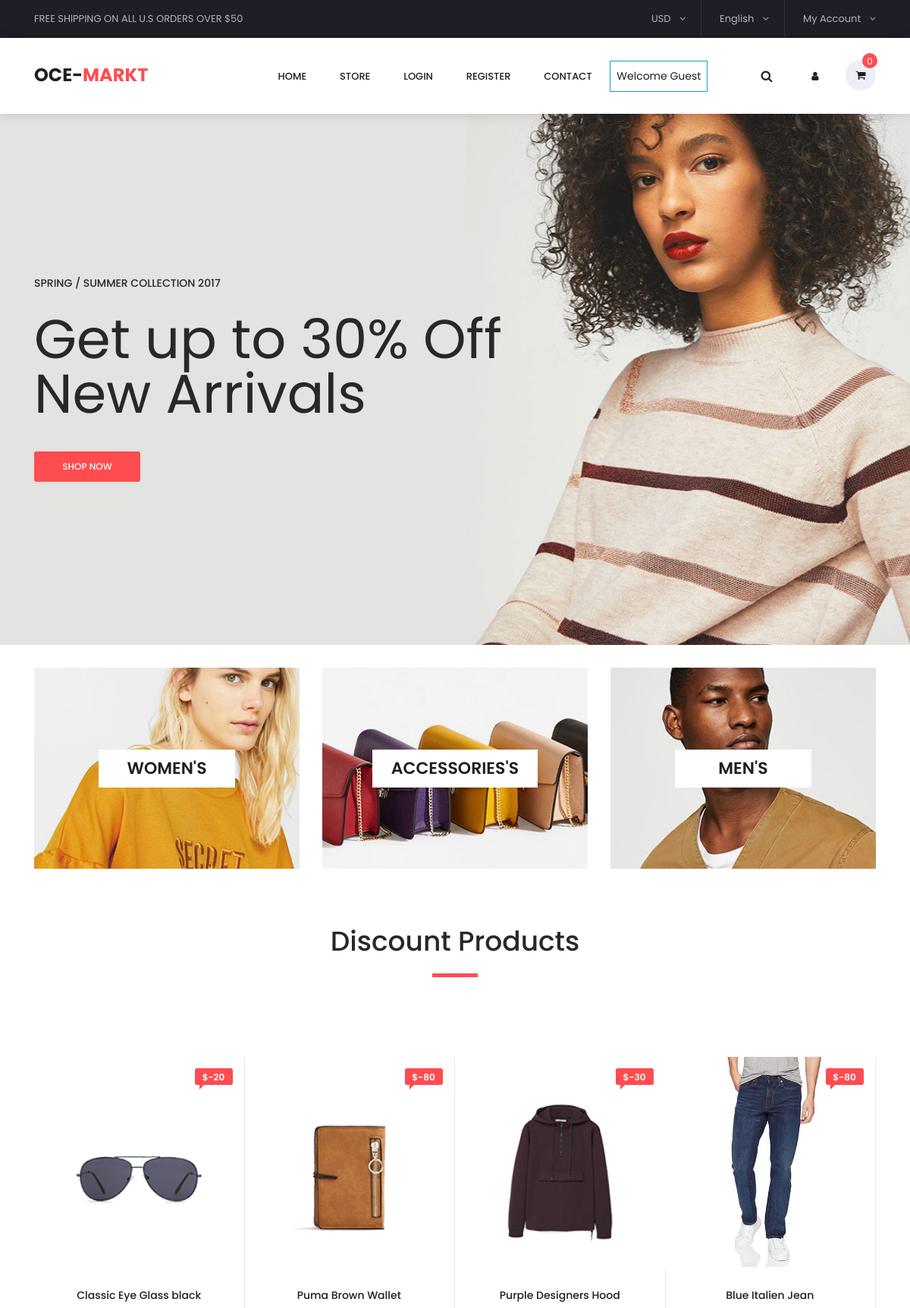
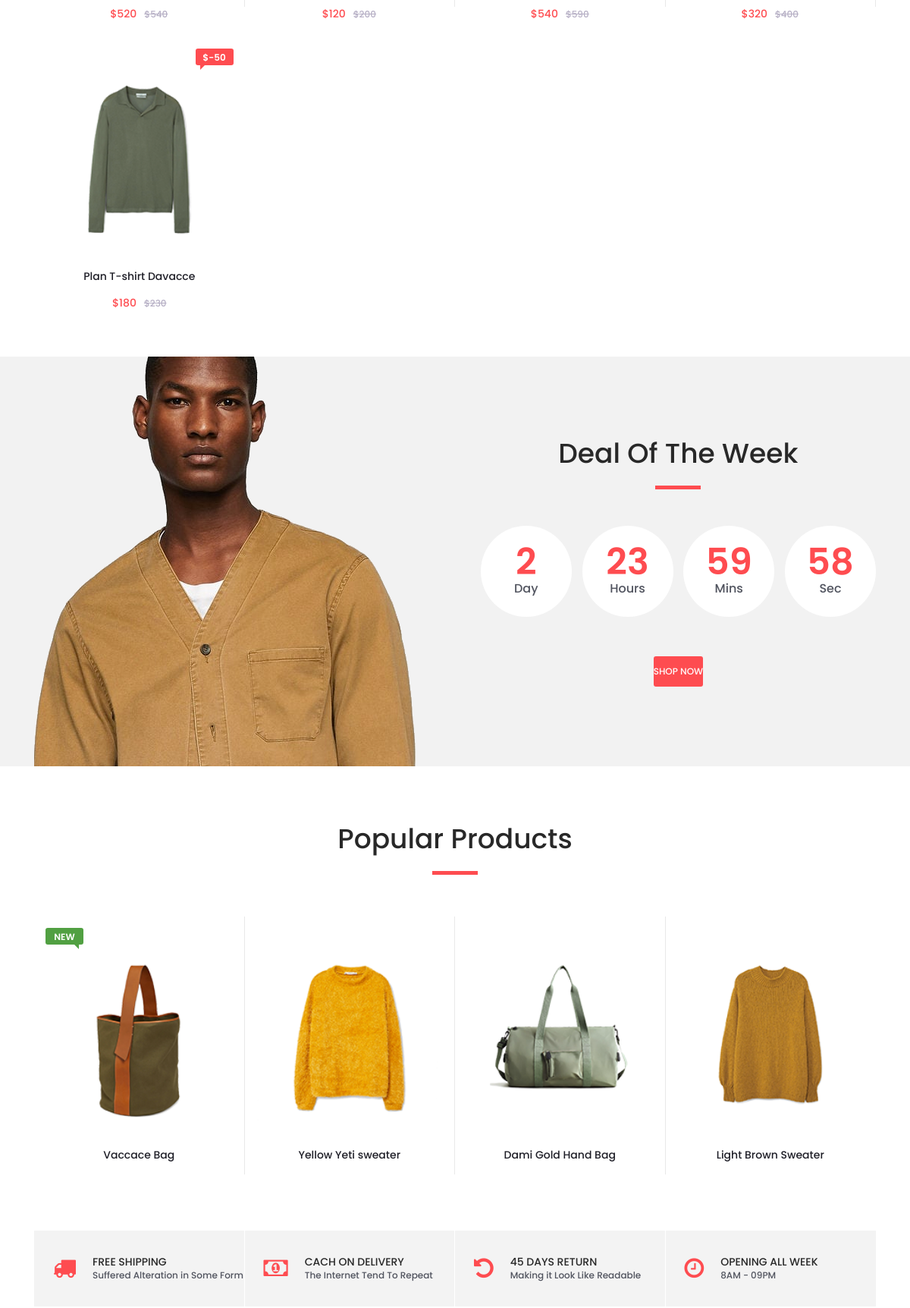
The page / (upper part) on the database its author committed (2 pictures, top to bottom).
### category/models.py (models this page shows, shortened)
class Category(models.Model):
    category_name = models.CharField(max_length=60, unique=True)
    slug = models.SlugField(max_length=100, unique=True)
    description = models.TextField(blank=True)
    cart_image = models.ImageField(upload_to='photos/categories')
    created_at = models.DateTimeField(auto_now_add=True, )
    updated_at = models.DateTimeField(auto_now=True)
    class Meta:
        verbose_name = 'category'
        verbose_name_plural = 'categories'
    def get_url(self):
        return reverse('products_by_category', args=[self.slug])

### store/models.py (models this page shows, shortened)
class Product(models.Model):
    product_name = models.CharField(max_length=255, unique=True)
    slug = models.SlugField(max_length=255, unique=True)
    description = models.TextField(max_length=600, blank=True)
    price = models.IntegerField()
    old_price = models.IntegerField(blank=True, default=0)
    image = models.ImageField(upload_to='photos/products')
    stock = models.IntegerField()
    tagged = models.CharField(max_length=50, blank=True)
    is_available = models.BooleanField(default=True)
    category = models.ForeignKey(Category, on_delete=models.CASCADE)
    created_date = models.DateTimeField(auto_now_add=True, )
    modified_date = models.DateTimeField(auto_now=True)
    def get_url(self):
        return reverse('product_detail', args=[self.category.slug, self.slug])

### home/views.py (the view)
# urls.py: 2. Add a URL to urlpatterns:  path('', views.home, name='home')
def home(request):
    products = Product.objects.all().filter(is_available=True)
    context = {
        'products': products,
    }
    return render(request, 'index.html', context)

### carts/context_processors.py (called while the page is built)
def counter(request):
    cart_count = 0
    if 'admin' in request.path:
        return {}
    else:
        try:
            cart = Cart.objects.filter(cart_id=_cart_id(request))
            if request.user.is_authenticated:
                cart_items = CartItem.objects.all().filter(user=request.user)
            else:
                cart_items = CartItem.objects.all().filter(cart=cart[:1])
            for cart_item in cart_items:
                cart_count += cart_item.quantity
        except Cart.DoesNotExist:
            cart_count = 0
    return dict(cart_count=cart_count)

### carts/views.py (called while the page is built)
def _cart_id(request):
    cart = request.session.session_key
    if not cart:
        cart = request.session.create()
    return cart

### category/context_processors.py (called while the page is built)
def menu_links(request):
    links = Category.objects.all()
    return dict(links=links)

### templates/index.html (shortened to what this page needs)
{% extends 'base.html' %}
{% load static %}
{% static "images" as baseURL %}
{% block content %}
<div
  class="main_slider"
  style="background-image: url({{baseURL}}/slider_1.jpg)"
>
  <div class="container fill_height">
    <div class="row align-items-center fill_height">
      <div class="col">
        <div class="main_slider_content">
          <h6>Spring / Summer Collection 2017</h6>
          <h1>Get up to 30% Off New Arrivals</h1>
          <div class="red_button shop_now_button">
            <a href="{% url 'store' %}">shop now</a>
          </div>
        </div>
      </div>
    </div>
  </div>
</div>
<div class="banner">
  <div class="container">
    <div class="row">
      {% for category in links %}
              <div class="col-md-4">
                <div
                  class="banner_item align-items-center"
                  style="background-image: url({{category.cart_image.url}})"
                >
                  <div class="banner_category">
                    <a href="{{ category.get_url }}">{{category.category_name}}</a>
                  </div>
                </div>
              </div>
      {% endfor %}
    </div>
  </div>
</div>
<div class="new_arrivals">
  <div class="container">
    <div class="row">
      <div class="col text-center">
        <div class="section_title new_arrivals_title">
          <h2>Discount Products</h2>
        </div>
      </div>
    </div>
    <div class="row align-items-center">
      <div class="col text-center">
      </div>
    </div>
    <div class="row">
      <div class="col">
        <div
          class="product-grid"
        >
        {% for product in products %}
        {% if product.old_price > 0 %}
            <div class="product-item ">
              <div class="product discount product_filter">
                <div class="product_image">
                  <a href="{{ product.get_url}}">
                  <img src="{{product.image.url}}" alt="product image" />
                </a>
                </div>
                <div
                  class="product_bubble product_bubble_right product_bubble_red d-flex flex-column align-items-center"
                >
                  <span>${{product.tagged}}</span>
                </div>
                <div class="product_info">
                  <h6 class="product_name">
                    <a href="{{product.get_url}}"
                      >{{product.product_name}}</a
                    >
                  </h6>
                  <div class="product_price">${{product.price}}<span>${{product.old_price}}</span></div>
                </div>
              </div>
            </div>
          {% endif %}
    {% endfor %}
        </div>
      </div>
    </div>
  </div>
</div>
<div class="deal_ofthe_week">
  <div class="container">
    <div class="row align-items-center">
      <div class="col-lg-6">
        <div class="deal_ofthe_week_img">
          <img src="{% static 'images/deal_ofthe_week.png' %}" alt="" />
        </div>
      </div>
      <div class="col-lg-6 text-right deal_ofthe_week_col">
        <div
          class="deal_ofthe_week_content d-flex flex-column align-items-center float-right"
        >
          <div class="section_title">
            <h2>Deal Of The Week</h2>
          </div>
          <ul class="timer">
            <li
              class="d-inline-flex flex-column justify-content-center align-items-center"
            >
              <div id="day" class="timer_num">03</div>
              <div class="timer_unit">Day</div>
            </li>
            <li
              class="d-inline-flex flex-column justify-content-center align-items-center"
            >
              <div id="hour" class="timer_num">15</div>
              <div class="timer_unit">Hours</div>
            </li>
            <li
              class="d-inline-flex flex-column justify-content-center align-items-center"
            >
              <div id="minute" class="timer_num">45</div>
              <div class="timer_unit">Mins</div>
            </li>
            <li
              class="d-inline-flex flex-column justify-content-center align-items-center"
            >
              <div id="second" class="timer_num">23</div>
              <div class="timer_unit">Sec</div>
            </li>
          </ul>
          <div class="red_button deal_ofthe_week_button">
            <a href="{% url 'store' %}">shop now</a>
          </div>
        </div>
      </div>
    </div>
  </div>
</div>
<div class="best_sellers">
  <div class="container">
    <div class="row">
      <div class="col text-center">
        <div class="section_title new_arrivals_title">
          <h2>Popular Products</h2>
        </div>
      </div>
    </div>
    <div class="row">
      <div class="col">
        <div class="product_slider_container">
          <div class="owl-carousel owl-theme product_slider">
            {% for product in products %}
            <div class="owl-item product_slider_item">
              <div class="product-item">
                <div class="product discount">
                  <div class="product_image">
                    <a href="{{product.get_url}}">
                    <img src="{{ product.image.url }}" alt="Product Image" />
                  </a>
                  </div>
                  {% if product.tagged != "" %}
                            {% if product.tagged == "NEW" or product.tagged == "New" or product.tagged == "new" %}
                                  <div
                                  class="product_bubble product_bubble_left product_bubble_green d-flex flex-column align-items-center"
                                >
                                  <span>{{ product.tagged }}</span>
                                </div>
                            {% endif %}
                  {% else %}
                      <div class="favorite"></div>
                  {% endif %}
                  <div class="product_info">
                    <h6 class="product_name">
                      <a href="{{ product.get_url}}"
                        >{{product.product_name}}</a
                      >
                    </h6>
                    <div class="product_price">${{ product.price }}
                    </div>
                  </div>
                </div>
              </div>
            </div>
            {% endfor %}
          </div>
        </div>
      </div>
    </div>
  </div>
</div>
<div class="benefit">
  <div class="container">
    <div class="row benefit_row">
      <div class="col-lg-3 benefit_col">
        <div class="benefit_item d-flex flex-row align-items-center">
          <div class="benefit_icon">
            <i class="fa fa-truck" aria-hidden="true"></i>
          </div>
          <div class="benefit_content">
            <h6>free shipping</h6>
            <p>Suffered Alteration in Some Form</p>
          </div>
        </div>
      </div>
      <div class="col-lg-3 benefit_col">
        <div class="benefit_item d-flex flex-row align-items-center">
          <div class="benefit_icon">
            <i class="fa fa-money" aria-hidden="true"></i>
          </div>
          <div class="benefit_content">
            <h6>cach on delivery</h6>
            <p>The Internet Tend To Repeat</p>
          </div>
        </div>
      </div>
      <div class="col-lg-3 benefit_col">
        <div class="benefit_item d-flex flex-row align-items-center">
          <div class="benefit_icon">
            <i class="fa fa-undo" aria-hidden="true"></i>
          </div>
          <div class="benefit_content">
            <h6>45 days return</h6>
            <p>Making it Look Like Readable</p>
          </div>
        </div>
      </div>
      <div class="col-lg-3 benefit_col">
        <div class="benefit_item d-flex flex-row align-items-center">
          <div class="benefit_icon">
            <i class="fa fa-clock-o" aria-hidden="true"></i>
          </div>
          <div class="benefit_content">
            <h6>opening all week</h6>
            <p>8AM - 09PM</p>
          </div>
        </div>
      </div>
    </div>
  </div>
</div>
{% endblock %}

### static/styles/single_styles.css (style rules this page uses)
* { margin: 0; padding: 0; }
body { font-family: 'Poppins', sans-serif; font-size: 14px; line-height: 23px; font-weight: 400; background: #FFFFFF; color: #1e1e27; }
div { display: block; position: relative; -webkit-box-sizing: border-box; -moz-box-sizing: border-box; box-sizing: border-box; }
ul { list-style: none; margin-bottom: 0px; }
p { font-family: 'Poppins', sans-serif; font-size: 14px; line-height: 1.7; font-weight: 500; color: #51545f; -webkit-font-smoothing: antialiased; -webkit-text-shadow: rgba(0,0,0,.01) 0 0 1px; text-shadow: rgba(0,0,0,.01) 0 0 1px; }
a, a:hover, a:visited, a:active, a:link { text-decoration: none; -webkit-font-smoothing: antialiased; -webkit-text-shadow: rgba(0,0,0,.01) 0 0 1px; text-shadow: rgba(0,0,0,.01) 0 0 1px; }
h1 { font-size: 72px; }
h2 { font-size: 36px; }
h6 { font-size: 14px; }
h1, h2, h3, h4, h5, h6 { font-family: 'Poppins', sans-serif; color: #282828; -webkit-font-smoothing: antialiased; -webkit-text-shadow: rgba(0,0,0,.01) 0 0 1px; text-shadow: rgba(0,0,0,.01) 0 0 1px; }
.fill_height { height: 100%; }
.red_button { display: -webkit-inline-box; display: -moz-inline-box; display: -ms-inline-flexbox; display: -webkit-inline-flex; display: inline-flex; flex-direction: column; justify-content: center; align-items: center; width: auto; height: 40px; background: #fe4c50; border-radius: 3px; -webkit-transition: all 0.3s ease; -moz-transition: all 0.3s ease; -ms-transition: all 0.3s ease; -o-transition: all 0.3s ease; transition: all 0.3s ease; }
.red_button a { display: block; color: #FFFFFF; text-transform: uppercase; font-size: 12px; font-weight: 500; text-align: center; line-height: 40px; width: 100%; }
.shop_now_button { width: 140px; margin-top: 32px; }
.section_title { display: inline-block; text-align: center; }
.section_title h2 { display: inline-block; }
.section_title::after { display: block; position: absolute; top: calc(100% + 13px); left: 50%; -webkit-transform: translateX(-50%); -moz-transform: translateX(-50%); -ms-transform: translateX(-50%); -o-transform: translateX(-50%); transform: translateX(-50%); width: 60px; height: 5px; background: #fe4c50; content: ''; }
.product_price { display: inline-block; font-size: 24px; color: #fe4c50; font-weight: 500; line-height: 30px; margin-top: 2px; }
.benefit { margin-top: 74px; }
.benefit_row { padding-left: 15px; padding-right: 15px; }
.benefit_col { padding-left: 0px; padding-right: 0px; }
.benefit_item { height: 100px; background: #f3f3f3; border-right: solid 1px #FFFFFF; padding-left: 25px; }
.benefit_col:last-child .benefit_item { border-right: none; }
.benefit_icon i { font-size: 30px; color: #fe4c50; }
.benefit_content { padding-left: 22px; }
.benefit_content h6 { text-transform: uppercase; line-height: 18px; font-weight: 500; margin-bottom: 0px; }
.benefit_content p { font-size: 12px; line-height: 18px; margin-bottom: 0px; color: #51545f; }

### rows shown on the page
Category: cart_image (picture), category_name "WOMEN'S"
Category: cart_image (picture), category_name "ACCESSORIES'S"
Category: cart_image (picture), category_name "MEN'S"
Product: image (picture), tagged "-20", product_name "Classic Eye Glass black", price "520", old_price "540"
Product: image (picture), tagged "-80", product_name "Puma Brown Wallet", price "120", old_price "200"
Product: image (picture), tagged "-30", product_name "Purple Designers Hood", price "540", old_price "590"
Product: image (picture), tagged "-80", product_name "Blue Italien Jean", price "320", old_price "400"
Product: image (picture), tagged "-50", product_name "Plan T-shirt Davacce", price "180", old_price "230"
Product: image (picture), tagged "NEW", product_name "Vaccace Bag"
Product: image (picture), product_name "Yellow Yeti sweater"
Product: image (picture), product_name "Dami Gold Hand Bag"
Product: image (picture), product_name "Light Brown Sweater"

### other values the page prints
{{ cart_count }} "0"
